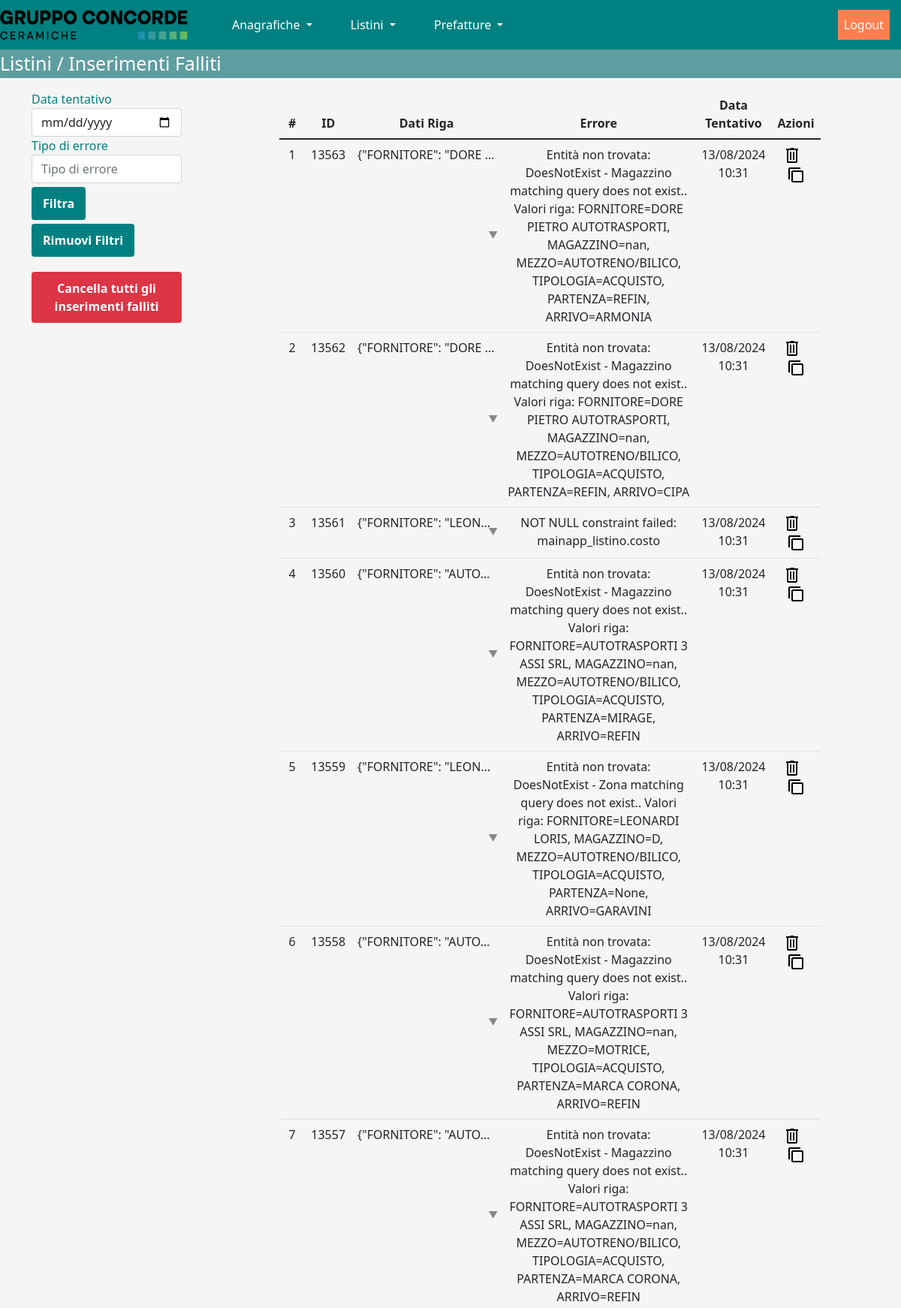
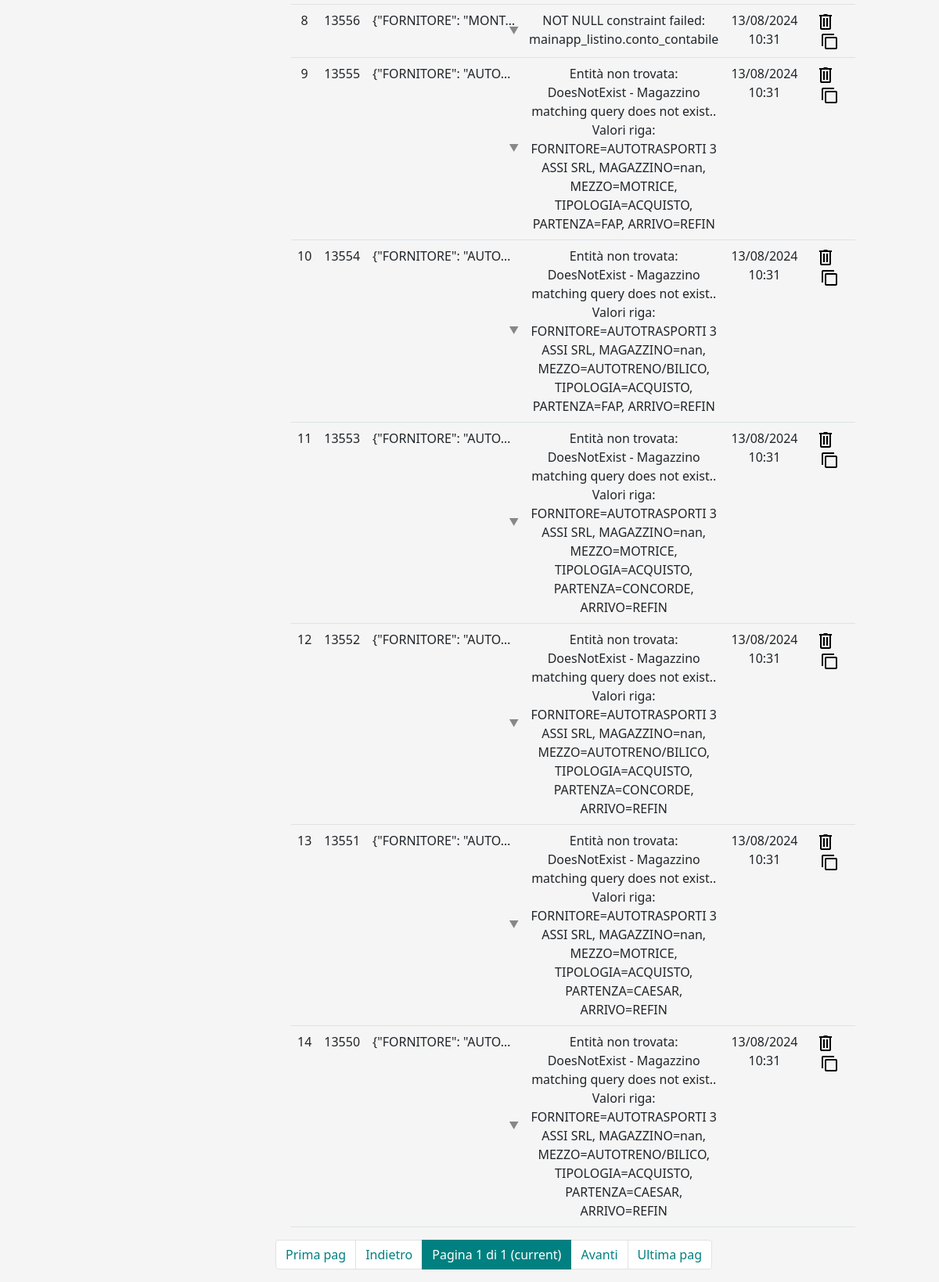
/main/listino_falliti/, run on the app's committed database (2 pictures, top to bottom).
### mainapp/models.py (models this page shows, shortened)
class InserimentoFallito(models.Model):
    dati_riga = models.JSONField()
    errore = models.TextField()
    data_tentativo = models.DateTimeField(auto_now_add=True)

### mainapp/views.py (the view)
# urls.py: path('listino_falliti/', InserimentoFallitoListView.as_view(), name='listino_falliti'),
class InserimentoFallitoListView(ListView):
    model = InserimentoFallito
    paginate_by = 20
    template_name = "mainapp/listino_falliti.html"
    context_object_name = "lista_falliti"
    def get_queryset(self):
        queryset = super().get_queryset()
        data_tentativo = self.request.GET.get('data_tentativo')
        tipo_errore = self.request.GET.get('tipo_errore')
        if data_tentativo:
            queryset = queryset.filter(data_tentativo__gte=data_tentativo)
        if tipo_errore:
            queryset = queryset.filter(errore__icontains=tipo_errore)
        return queryset.order_by('-data_tentativo')
    def get_context_data(self, **kwargs):
        context = super().get_context_data(**kwargs)
        context['data_tentativo'] = self.request.GET.get('data_tentativo', '')
        context['tipo_errore'] = self.request.GET.get('tipo_errore', '')
        return context

### templates/mainapp/listino_falliti.html (shortened to what this page needs)
{% extends 'base.html' %}
{% load static %}
{% block content %}
    {% include 'navbar.html' %}
    <nav aria-label="breadcrumb">
        <ol class="breadcrumb">
            <li class="breadcrumb-item active" aria-current="page">Listini / Inserimenti Falliti</li>
        </ol>
    </nav>
    <div class="container" id="container_listini_falliti">
        <div class="row">
            <div class="col-sm" id="filters-container">
                <form method="get" action="{% url 'mainapp:listino_falliti' %}">
                    <div class="form-group form-group-left">
                        <label for="data_tentativo"><span style="color: teal; font-size: 16px;">Data tentativo</span></label>
                        <input type="date" id="data_tentativo" name="data_tentativo" class="form-control" value="{{ data_tentativo }}">
                    </div>
                    <div class="form-group form-group-left">
                        <label for="tipo_errore"><span style="color: teal; font-size: 16px;"> Tipo di errore</span></label>
                        <input type="text" id="tipo_errore" name="tipo_errore" class="form-control" placeholder="Tipo di errore" value="{{ tipo_errore }}">
                    </div>
                    <div class="form-group form-group-left" style="margin-top: 5px;">
                        <button type="submit" class="blue-button">Filtra</button>
                    </div>
                    <div class="form-group form-group-left" style="margin-top: 5px;">
                        <button type="button" onclick="window.location.href='{% url 'mainapp:listino_falliti' %}'" class="blue-button">Rimuovi Filtri</button>
                    </div>
                </form>
                <div class="form-group form-group-left" style="margin-top: 20px;">
                    <button onclick="confirmDeleteAll()" class="red-button">Cancella tutti gli inserimenti falliti</button>
                </div>
            </div>
            <div class="col-sm" id="table-container">
                <div class="label-container">
                    <div class="table-container">
                        <table class="table table-hover dataTable" id="table-2">
                            <thead>
                                <tr>
                                    <th scope="col">#</th>
                                    <th scope="col">ID</th>
                                    <th scope="col">Dati Riga</th>
                                    <th scope="col">Errore</th>
                                    <th scope="col">Data Tentativo</th>
                                    <th scope="col">Azioni</th>
                                </tr>
                            </thead>
                            <tbody>
                                {% for inserimento in lista_falliti %}
                                    <tr>
                                        <td>{{ forloop.counter|add:page_obj.start_index|add:-1 }}</td>
                                        <td>{{ inserimento.id }}</td>
                                        <td class="expandable-cell">
                                            <div class="content">{{ inserimento.dati_riga }}</div>
                                            <span class="expand-arrow" onclick="toggleExpand(this.parentNode)" title="Espandi/Comprimi"></span>
                                        </td>
                                        <td>{{ inserimento.errore }}</td>
                                        <td>{{ inserimento.data_tentativo|date:"d/m/Y H:i" }}</td>
                                        <td>
                                            <div style="display: inline-block; margin-left: 0px; margin-right: 10px;">
                                                <form id="deleteForm_{{ forloop.counter }}" method="post" action="{% url 'mainapp:elimina_inserimento_fallito' inserimento.pk %}">
                                                    <button type="button" class="personal-button" title="Elimina" onclick="confirmDelete({{ forloop.counter }})">
                                                        <img src="{% static 'img/cestino.png' %}" width="24px" height="24">
                                                    </button>
                                                </form>
                                            </div>
                                            <button class="copy-button" title="Copia dati" onclick="copyRowData(this.parentNode.parentNode)">
                                                <img src="{% static 'img/copia.png' %}" width="24px" height="24">
                                            </button>
                                        </td>
                                    </tr>
                                {% endfor %}
                            </tbody>
                        </table>
                    </div>
                </div>
                <div class="pagination">
                    <nav aria-label="Page navigation">
                        <ul class="pagination">
                            {% if page_obj.has_previous %}
                                <li class="page-item">
                                    <a class="page-link teal" href="?page=1{% for key,value in request.GET.items %}{% if key != 'page' %}&{{ key }}={{ value }}{% endif %}{% endfor %}">Prima pag</a>
                                </li>
                                <li class="page-item">
                                    <a class="page-link teal" href="?page={{ page_obj.previous_page_number }}{% for key,value in request.GET.items %}{% if key != 'page' %}&{{ key }}={{ value }}{% endif %}{% endfor %}">Indietro</a>
                                </li>
                            {% else %}
                                <li class="page-item disabled">
                                    <span class="page-link teal">Prima pag</span>
                                </li>
                                <li class="page-item disabled">
                                    <span class="page-link teal">Indietro</span>
                                </li>
                            {% endif %}
                            <li class="page-item active page-counter" aria-current="page">
                                <span class="page-link teal">
                                    Pagina {{ page_obj.number }} di {{ page_obj.paginator.num_pages }}
                                    <span class="sr-only">(current)</span>
                                </span>
                            </li>
                            {% if page_obj.has_next %}
                                <li class="page-item">
                                    <a class="page-link teal" href="?page={{ page_obj.next_page_number }}{% for key,value in request.GET.items %}{% if key != 'page' %}&{{ key }}={{ value }}{% endif %}{% endfor %}">Avanti</a>
                                </li>
                                <li class="page-item">
                                    <a class="page-link teal" href="?page={{ page_obj.paginator.num_pages }}{% for key,value in request.GET.items %}{% if key != 'page' %}&{{ key }}={{ value }}{% endif %}{% endfor %}">Ultima pag</a>
                                </li>
                            {% else %}
                                <li class="page-item disabled">
                                    <span class="page-link teal">Avanti</span>
                                </li>
                                <li class="page-item disabled">
                                    <span class="page-link teal">Ultima pag</span>
                                </li>
                            {% endif %}
                        </ul>
                    </nav>
                </div>
            </div>
        </div>
    </div>
{% endblock %}

### static/style/style.css (style rules this page uses)
.personal-button { background-color: transparent; border: none; padding: 0; }
.breadcrumb { background-color: #5F9EA0 !important; max-height: 80px; }
.breadcrumb-item.active { color: white; font-size: 25px; }
.label-container { margin: auto; text-align: center; }
.table-container { width: 70%; margin-left: 20px; }
.pagination .page-link.teal { color: teal; }
.pagination .page-item.active .page-link.teal { background-color: teal; border-color: teal; color: white; }
.pagination .page-item.page-counter .page-link { color: white; background-color: teal; border-color: teal; }
.expandable-cell { max-width: 200px; position: relative; padding-right: 20px; }
.expandable-cell .content { white-space: nowrap; overflow: hidden; text-overflow: ellipsis; }
.expand-arrow { position: absolute; right: 5px; top: 50%; transform: translateY(-50%); cursor: pointer; font-size: 0.8em; color: #888; }
.expandable-cell:not(.expanded) .expand-arrow::after { content: '▼'; }
.blue-button { background-color: teal; color: white; border: none; padding: 10px 15px; border-radius: 4px; cursor: pointer; font-weight: bold; }

### templates/mainapp/listino_falliti.html (style rules this page uses)
.label-container { margin: auto; text-align: center; }
.table-container { width: 100%; margin: auto; }
#filters-container { margin-right: 60px; flex: 0 0 250px; }
.form-group-left { max-width: 200px; max-height: 200px; overflow-y: auto; }
.pagination .page-link.teal { color: teal; }
.pagination .page-item.active .page-link.teal { background-color: teal; border-color: teal; }
.pagination .page-item.page-counter .page-link { color: white; background-color: teal; border-color: teal; }
.container { display: flex; justify-content: space-between; }
.row { flex: 1; display: flex; }
.col-sm { flex: 1; }
.expandable-cell { max-width: 200px; position: relative; padding-right: 20px; }
.expandable-cell .content { white-space: nowrap; overflow: hidden; text-overflow: ellipsis; }
.expand-arrow { position: absolute; right: 5px; top: 50%; transform: translateY(-50%); cursor: pointer; font-size: 0.8em; color: #888; }
.expandable-cell:not(.expanded) .expand-arrow::after { content: '▼'; }
.copy-button { background: none; border: none; cursor: pointer; padding: 0; }
.red-button { background-color: #dc3545; color: white; border: none; padding: 10px 15px; border-radius: 4px; cursor: pointer; font-weight: bold; }

### templates/base.html (style rules this page uses)
body { background-color: #f5f5f5; }

### data on the page
InserimentoFallito: id "13563", dati_riga "{\"FORNITORE\": \"DORE…", errore "Entità non trovata: DoesNotExist - Magazzino matching query does not exist.. Valori riga: FORNITORE=DORE PIETRO AUTOTRASPORTI, MAGAZZINO=nan, MEZZO=AUTOTRENO/BILICO, TIPOLOGIA=ACQUISTO, PARTENZA=REFIN, ARRIVO=ARMONIA", data_tentativo "13/08/2024 10:31"
InserimentoFallito: id "13562", dati_riga "{\"FORNITORE\": \"DORE…", errore "Entità non trovata: DoesNotExist - Magazzino matching query does not exist.. Valori riga: FORNITORE=DORE PIETRO AUTOTRASPORTI, MAGAZZINO=nan, MEZZO=AUTOTRENO/BILICO, TIPOLOGIA=ACQUISTO, PARTENZA=REFIN, ARRIVO=CIPA", data_tentativo "13/08/2024 10:31"
InserimentoFallito: id "13561", dati_riga "{\"FORNITORE\": \"LEON…", errore "NOT NULL constraint failed: mainapp_listino.costo", data_tentativo "13/08/2024 10:31"
InserimentoFallito: id "13560", dati_riga "{\"FORNITORE\": \"AUTO…", errore "Entità non trovata: DoesNotExist - Magazzino matching query does not exist.. Valori riga: FORNITORE=AUTOTRASPORTI 3 ASSI SRL, MAGAZZINO=nan, MEZZO=AUTOTRENO/BILICO, TIPOLOGIA=ACQUISTO, PARTENZA=MIRAGE, ARRIVO=REFIN", data_tentativo "13/08/2024 10:31"
InserimentoFallito: id "13559", dati_riga "{\"FORNITORE\": \"LEON…", errore "Entità non trovata: DoesNotExist - Zona matching query does not exist.. Valori riga: FORNITORE=LEONARDI LORIS, MAGAZZINO=D, MEZZO=AUTOTRENO/BILICO, TIPOLOGIA=ACQUISTO, PARTENZA=None, ARRIVO=GARAVINI", data_tentativo "13/08/2024 10:31"
InserimentoFallito: id "13558", dati_riga "{\"FORNITORE\": \"AUTO…", errore "Entità non trovata: DoesNotExist - Magazzino matching query does not exist.. Valori riga: FORNITORE=AUTOTRASPORTI 3 ASSI SRL, MAGAZZINO=nan, MEZZO=MOTRICE, TIPOLOGIA=ACQUISTO, PARTENZA=MARCA CORONA, ARRIVO=REFIN", data_tentativo "13/08/2024 10:31"
InserimentoFallito: id "13557", dati_riga "{\"FORNITORE\": \"AUTO…", errore "Entità non trovata: DoesNotExist - Magazzino matching query does not exist.. Valori riga: FORNITORE=AUTOTRASPORTI 3 ASSI SRL, MAGAZZINO=nan, MEZZO=AUTOTRENO/BILICO, TIPOLOGIA=ACQUISTO, PARTENZA=MARCA CORONA, ARRIVO=REFIN", data_tentativo "13/08/2024 10:31"
InserimentoFallito: id "13556", dati_riga "{\"FORNITORE\": \"MONT…", errore "NOT NULL constraint failed: mainapp_listino.conto_contabile", data_tentativo "13/08/2024 10:31"
InserimentoFallito: id "13555", dati_riga "{\"FORNITORE\": \"AUTO…", errore "Entità non trovata: DoesNotExist - Magazzino matching query does not exist.. Valori riga: FORNITORE=AUTOTRASPORTI 3 ASSI SRL, MAGAZZINO=nan, MEZZO=MOTRICE, TIPOLOGIA=ACQUISTO, PARTENZA=FAP, ARRIVO=REFIN", data_tentativo "13/08/2024 10:31"
InserimentoFallito: id "13554", dati_riga "{\"FORNITORE\": \"AUTO…", errore "Entità non trovata: DoesNotExist - Magazzino matching query does not exist.. Valori riga: FORNITORE=AUTOTRASPORTI 3 ASSI SRL, MAGAZZINO=nan, MEZZO=AUTOTRENO/BILICO, TIPOLOGIA=ACQUISTO, PARTENZA=FAP, ARRIVO=REFIN", data_tentativo "13/08/2024 10:31"
InserimentoFallito: id "13553", dati_riga "{\"FORNITORE\": \"AUTO…", errore "Entità non trovata: DoesNotExist - Magazzino matching query does not exist.. Valori riga: FORNITORE=AUTOTRASPORTI 3 ASSI SRL, MAGAZZINO=nan, MEZZO=MOTRICE, TIPOLOGIA=ACQUISTO, PARTENZA=CONCORDE, ARRIVO=REFIN", data_tentativo "13/08/2024 10:31"
InserimentoFallito: id "13552", dati_riga "{\"FORNITORE\": \"AUTO…", errore "Entità non trovata: DoesNotExist - Magazzino matching query does not exist.. Valori riga: FORNITORE=AUTOTRASPORTI 3 ASSI SRL, MAGAZZINO=nan, MEZZO=AUTOTRENO/BILICO, TIPOLOGIA=ACQUISTO, PARTENZA=CONCORDE, ARRIVO=REFIN", data_tentativo "13/08/2024 10:31"
InserimentoFallito: id "13551", dati_riga "{\"FORNITORE\": \"AUTO…", errore "Entità non trovata: DoesNotExist - Magazzino matching query does not exist.. Valori riga: FORNITORE=AUTOTRASPORTI 3 ASSI SRL, MAGAZZINO=nan, MEZZO=MOTRICE, TIPOLOGIA=ACQUISTO, PARTENZA=CAESAR, ARRIVO=REFIN", data_tentativo "13/08/2024 10:31"
InserimentoFallito: id "13550", dati_riga "{\"FORNITORE\": \"AUTO…", errore "Entità non trovata: DoesNotExist - Magazzino matching query does not exist.. Valori riga: FORNITORE=AUTOTRASPORTI 3 ASSI SRL, MAGAZZINO=nan, MEZZO=AUTOTRENO/BILICO, TIPOLOGIA=ACQUISTO, PARTENZA=CAESAR, ARRIVO=REFIN", data_tentativo "13/08/2024 10:31"

### other printed values
{{ page_obj.number }} "1"
{{ page_obj.paginator.num_pages }} "1"
